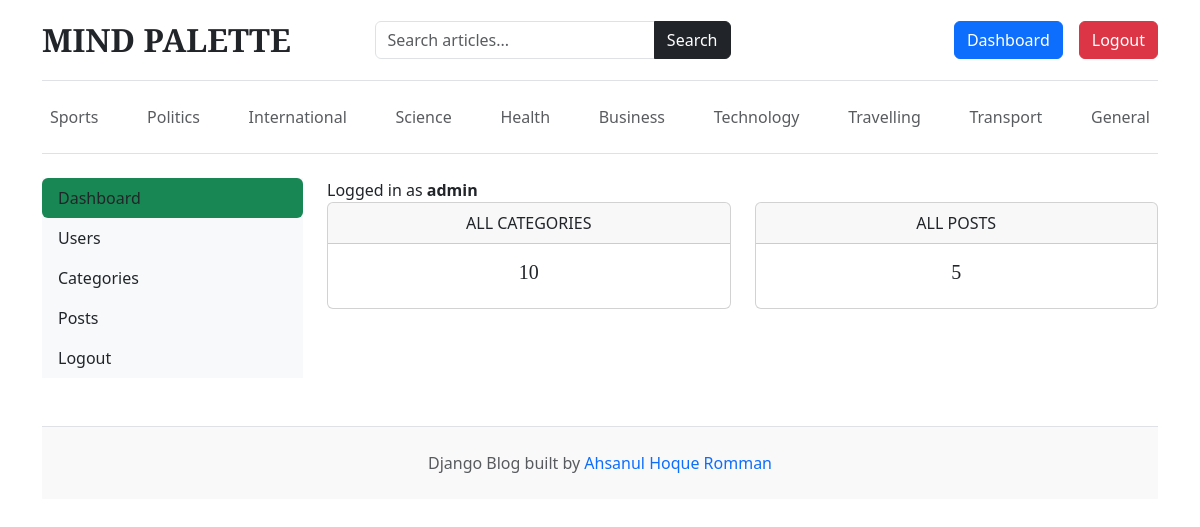
Page /dashboard/ (signed in) on the earlier database version.
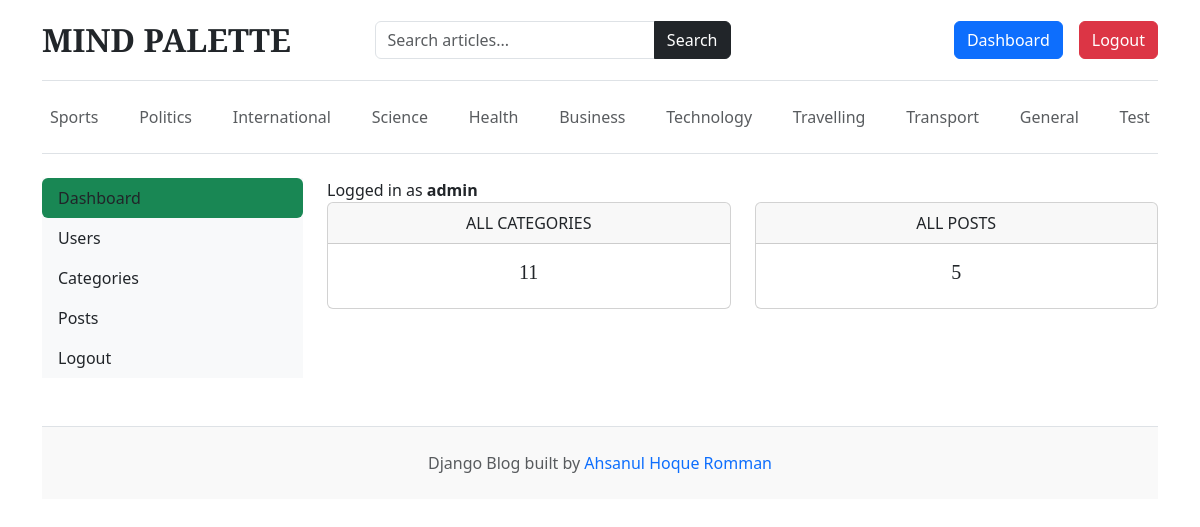
Same page on the later database version.
### blogs/models.py (models this page shows, shortened)
class Category(models.Model):
    category_name = models.CharField(max_length=80, unique=True)
    created_at = models.DateTimeField(auto_now_add=True)
    updated_at = models.DateTimeField(auto_now=True)
    class Meta:
        verbose_name_plural = 'Categories'

### dashboards/views.py (the view)
# urls.py: path('dashboard/', include('dashboards.urls')),
@login_required(login_url='login')
def dashboard(request):
    category_count = Category.objects.all().count()
    blogs_count = Blog.objects.all().count()
    context ={
        'category_count' : category_count,
        'blogs_count' : blogs_count,
    }
    return render(request, 'dashboard/dashboard.html', context)

### blogs/context_processors.py (called while the page is built)
def get_categories(request):
    categories = Category.objects.all()
    return dict (categories=categories)

def get_SocialLinks(request):
    social_links = SocialLinks.objects.all()
    return dict(social_links = social_links)

### templates/dashboard/dashboard.html
{% extends 'base.html' %}
{% block content %}
<div class="row">
    {% include 'dashboard/sidebar.html' %}
    <div class="col-md-9">
        <span>Logged in as <b>{{ user }}</b></span>
        <div class="row">
            <div class="col">
                <div class="card border-default mb-3">
                    <div class="card-header text-center text-uppercase font-weight-bold">All Categories</div>
                    <div class="card-body text-dark">
                        <h5 class="card-title text-center">{{ category_count }}</h5>
                    </div>
                </div>
            </div>
            <div class="col">
                <div class="card border-default mb-3">
                    <div class="card-header text-center text-uppercase font-weight-bold">All posts</div>
                    <div class="card-body text-dark">
                        <h5 class="card-title text-center">{{ blogs_count }}</h5>
                    </div>
                </div>
            </div>
        </div>
    </div>
</div>
{% endblock %}

### templates/base.html (shortened to what this page needs)
{% load static %}
<!DOCTYPE html>
<html lang="en">
<head>
    <link href="https://cdn.jsdelivr.net/npm/bootstrap@5.3.7/dist/css/bootstrap.min.css"
          rel="stylesheet">
    <link href="{% static 'css/blog.css' %}"
          rel="stylesheet">
    <link rel="stylesheet" href="https://cdnjs.cloudflare.com/ajax/libs/font-awesome/4.7.0/css/font-awesome.min.css">
</head>
<body>
    <div class="container">
        <header class="blog-header py-3 border-bottom">
            <div class="row flex-nowrap justify-content-between align-items-center">
                <div class="col-lg-3 col-md-3 col-12 mb-3 mb-md-0">
                    <a class="blog-header-logo text-dark text-decoration-none fs-2 fw-bold"
                       href="/">
                        MIND PALETTE
                    </a>
                </div>
                <div class="col-lg-4 col-md-5 col-12 mb-3 mb-md-0">
                    <form action="{% url 'search' %}"
                          method="GET">
                        <div class="input-group">
                            <input type="text"
                                   name="keyword"
                                   class="form-control"
                                   placeholder="Search articles..."
                                   required>
                            <button class="btn btn-dark"
                                    type="submit">
                                Search
                            </button>
                        </div>
                    </form>
                </div>
                <div class="col-lg-4 col-md-4 col-12 d-flex justify-content-md-end justify-content-start">
                    {% if not user.is_authenticated %}
                    <a class="btn btn-success me-2"
                       href="{% url 'login' %}">
                        Login
                    </a>
                    <a class="btn btn-outline-secondary"
                       href="{% url 'register' %}">
                        Register
                    </a>
                    {% else %}
                    <span><a class="btn btn-primary" href="{% url "dashboard" %}">Dashboard</a></span>
                    <span><a class="btn btn-danger" href="{% url "logout" %}">Logout</a></span>
                    {% endif %}
                </div>
            </div>
        </header>
        <div class="nav-scroller py-3 mb-4 border-bottom">
            <nav class="nav d-flex justify-content-between flex-wrap">
                {% for category in categories %}
                <a class="p-2 text-muted text-decoration-none"
                   href="{% url 'posts_by_category' category.id %}">
                    {{ category.category_name }}
                </a>
                {% endfor %}
            </nav>
        </div>
        {% block content %}
        {% endblock %}
        <footer class="blog-footer border-top mt-5 py-4 text-center text-muted">
            <p class="mb-0">
                Django Blog built by
                <a href="#"
                   class="text-decoration-none">
                    Ahsanul Hoque Romman
                </a>
            </p>
        </footer>
    </div>
</body>
</html>

Differences in the rows shown:
added Category: category_name "Test"
Other differences:
{{ category_count }}: "10" → "11"
